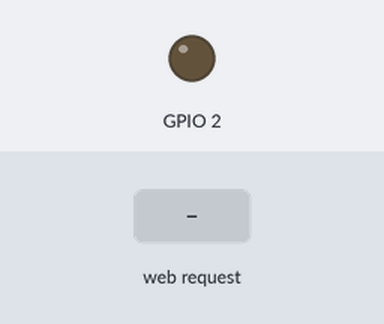
A sketch run on a simulated ESP8266 (NodeMCU). On the bench: output pins drawn as LEDs (lit = HIGH). Dashed ring = blinking. The test bench sets the inputs (shaded band). WiFi joins after 1.5 s; servers stay silent unless stated; random numbers use the default seed unless the sketch sets one; what the sketch prints to the serial monitor is not drawn.

Above: at 0.1 s.
At 3.7 s:
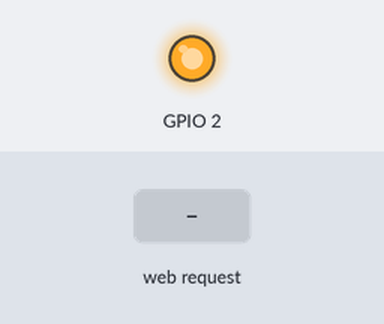
3.8 s: HTTP request GET / received
At 3.92 s:
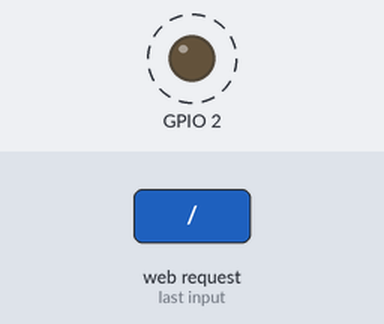
Timing chart, 0 to 6.8 s (numbered marks = the images above; inputs shaded):
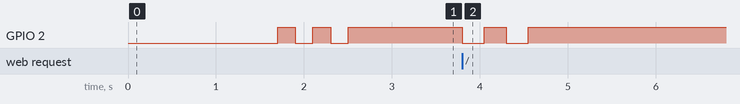

The sketch:

HelloServer.ino
```cpp
#include <ESP8266WiFi.h>
#include <WiFiClient.h>
#include <ESP8266WebServer.h>
#include <ESP8266mDNS.h>

#ifndef STASSID
#define STASSID "Scalpel4"
#define STAPSK  "???????????????"
#endif

const char* ssid = STASSID;
const char* password = STAPSK;

ESP8266WebServer server(80);

const int led = 4;

long randNumber;

void handleRoot() {
  digitalWrite(led, 1);
  blinkLED(LED_BUILTIN, 250, 2);
  blinkLED(led, 250, 2);

  String message = "hey yo! from esp8266!  ";
  message += String(randNumber);
  message += ", LED_BUILTIN: ";
  message += String(LED_BUILTIN);

  server.send(200, "text/plain", message);
  digitalWrite(led, 0);
}

void handleNotFound() {
  digitalWrite(led, 1);
  String message = "File Not Found\n\n";
  message += "URI: ";
  message += server.uri();
  message += "\nMethod: ";
  message += (server.method() == HTTP_GET) ? "GET" : "POST";
  message += "\nArguments: ";
  message += server.args();
  message += "\n";
  for (uint8_t i = 0; i < server.args(); i++) {
    message += " " + server.argName(i) + ": " + server.arg(i) + "\n";
  }
  server.send(404, "text/plain", message);
  digitalWrite(led, 0);
}

void blinkLED(int pin, int delay_ms, int cnt)
{
  for (int i=0; i<cnt; ++i)
  {
    digitalWrite(pin, LOW);
    delay(delay_ms);
    digitalWrite(pin, HIGH);
    if (i+1<cnt)
      delay(delay_ms);
  }
}

void setup(void) {
  pinMode(LED_BUILTIN, OUTPUT);     // Initialize the LED_BUILTIN pin as an output
  digitalWrite(led, 0);
  Serial.begin(115200);
  WiFi.mode(WIFI_STA);
  WiFi.begin(ssid, password);
  Serial.println("");

  // Wait for connection
  while (WiFi.status() != WL_CONNECTED) {
    delay(500);
    Serial.print(".");
  }
  Serial.println("");
  Serial.print("Connected to ");
  Serial.println(ssid);
  Serial.print("IP address: ");
  Serial.println(WiFi.localIP());

  if (MDNS.begin("esp8266")) {
    Serial.println("MDNS responder started");
  }

  server.on("/", handleRoot);

  server.on("/inline", []() {
    server.send(200, "text/plain", "this works as well");
  });

  server.onNotFound(handleNotFound);

  randomSeed(analogRead(0));

  blinkLED(LED_BUILTIN, 200, 3);

  server.begin();
  Serial.println("HTTP server started");
}

void loop(void) {

  randNumber = random(30000);
  Serial.println(randNumber);

  server.handleClient();
  MDNS.update();
}
```

Measured:
- after the input at 3.8 s, GPIO 2: alternates HIGH for 0.25 s and LOW for 0.25 s, 4 changes in all, then stays HIGH, starting at once
